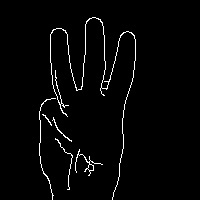
#> input picture test/test5.jpg, 200 x 200 px
$ jupyter execute --allow-errors test2.ipynb
#> lines starting #> are read from the running program, lines starting #| are printed output that depends on the picture; after the words box and inside, x2 and y2 are one past the last pixel; in counts of white or black regions, pixels touching at a corner belong together
[cell 1]
import cv2
import cv2 as cv
import numpy as np
from matplotlib import pyplot as plt
import copy as cp
import numpy as np
import math
import keras

[cell 2]
img = cv2.imread('test5.jpg')
#> img is the input picture: shape (200, 200, 3); min 0, max 255, mean 6.4
gray = cv2.cvtColor(img, cv2.COLOR_BGR2GRAY)
plt.imshow(img,cmap = 'gray')

[cell 3]
contours, hierarchy = cv2.findContours(gray, cv2.RETR_TREE, cv2.CHAIN_APPROX_SIMPLE)
#> contours = 704 contours, 688 with area under 20; largest, box (x1, y1, x2, y2) and area: (32, 16, 136, 200) 5370, (50, 28, 70, 79) 608, (39, 114, 59, 143) 292, (104, 37, 117, 62) 193, (40, 99, 59, 116) 152
#plt.imshow(contours,cmap = 'gray')

[cell 4]
img = cv2.imread('test8.jpg')
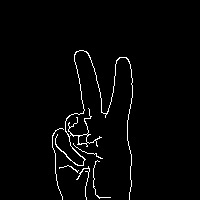
#> input picture test/test8.jpg, 200 x 200 px
#> img is the input picture: shape (200, 200, 3); min 0, max 255, mean 5.9
gray = cv2.cvtColor(img,cv2.COLOR_BGR2GRAY)
#blur = cv2.GaussianBlur(gray,(5,5),0)


gray[gray >= 128]= 255
#> gray: shape (200, 200); min 0, max 255, mean 6
gray[gray < 128] = 0
#> gray: shape (200, 200); 2.3% white in thin lines or dots, all inside (x1, y1, x2, y2) = (52, 50, 133, 200)

edges = gray
# edges = cv2.Canny(blur,255,200)
drawing = np.zeros(img.shape,np.uint8)     # Image to draw the contours
contours,hierarchy = cv2.findContours(edges,cv2.RETR_TREE,cv2.CHAIN_APPROX_SIMPLE)
#> contours = 8 contours, 6 with area under 20; largest, box (x1, y1, x2, y2) and area: (55, 50, 133, 200) 149, (78, 134, 88, 145) 69
for cnt in contours:
    hull = cv2.convexHull(cnt)
    cv2.drawContours(drawing,[cnt],0,(0,255,0),1)   # draw contours in green color
    cv2.drawContours(drawing,[hull],-1,(255,0,0),1)  # draw contours in red color
#> this loop made 8 passes
#> hull on pass 8: [[86, 134], [87, 133], [88, 134], [87, 135]]
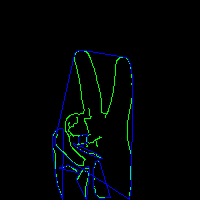
#> drawing: shape (200, 200, 3); mean of channels 0, 1, 2 5, 4.2, 0; drawn as B, G, R

plt.title('image')
plt.imshow(img,cmap = 'gray')
plt.show()
# [6 lines of commented-out code are left out]
plt.title('drawing')
plt.imshow(drawing,cmap = 'gray')
plt.show()

plt.figure(figsize=(10,10))
plt.subplot(1,2,1),plt.imshow(img,cmap = 'gray')
plt.title('Original'), plt.xticks([]), plt.yticks([])
plt.subplot(1,2,2),plt.imshow(drawing,cmap = 'gray')
plt.title('Drawing'), plt.xticks([]), plt.yticks([])
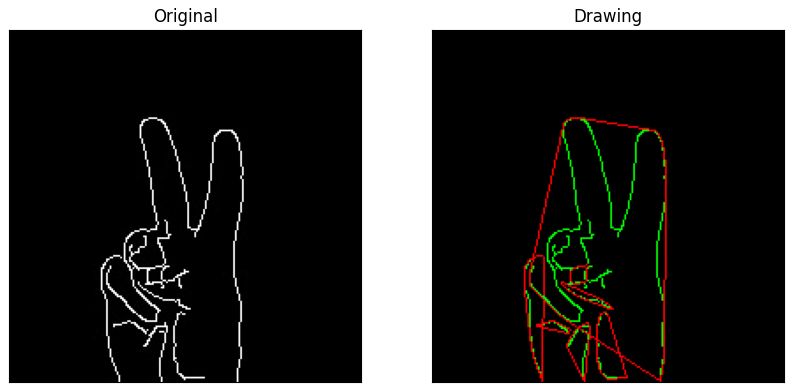
#> figure drawn by matplotlib, 2 panels

[cell 5]
def test(img):
    gray = cv2.cvtColor(img,cv2.COLOR_BGR2GRAY)

    gray[gray >= 128]= 255
    gray[gray < 128] = 0

    edges = gray
    drawing = np.zeros(img.shape,np.uint8)
    drawing2 = np.zeros(img.shape,np.uint8)# Image to draw the contours
    contours,hierarchy = cv2.findContours(edges,cv2.RETR_TREE,cv2.CHAIN_APPROX_SIMPLE)
    for cnt in contours:
        hull = cv2.convexHull(cnt)
        cv2.drawContours(drawing,[cnt],0,(0,255,0),1)   # draw contours in green color
        cv2.drawContours(drawing2,[hull],0,(255,0,0),1)  # draw contours in red color

    plt.figure(figsize=(15,15))
    plt.subplot(1,3,1),plt.imshow(img,cmap = 'gray')
    plt.title('Original'), plt.xticks([]), plt.yticks([])
    plt.subplot(1,3,2),plt.imshow(drawing,cmap = 'gray')
    plt.title('Contour'), plt.xticks([]), plt.yticks([])
    plt.subplot(1,3,3),plt.imshow(drawing2,cmap = 'gray')
    plt.title('Hull'), plt.xticks([]), plt.yticks([])

img = cv2.imread('test8.jpg')
test(img)
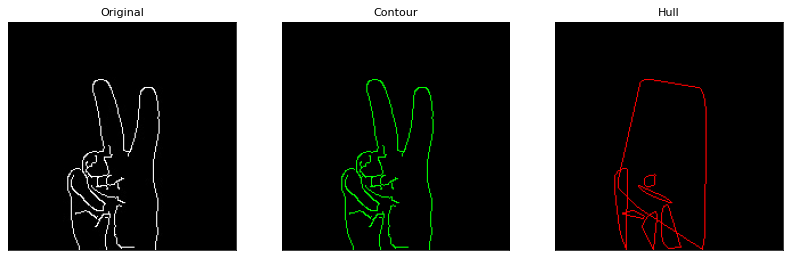
#> figure drawn by matplotlib, 3 panels

[cell 6]
img = cv2.imread('test8.jpg')
gray = cv2.cvtColor(img,cv2.COLOR_BGR2GRAY)
#blur = cv2.GaussianBlur(gray,(5,5),0)


gray[gray >= 128]= 255
gray[gray < 128] = 0

edges = gray
drawing = np.zeros(img.shape,np.uint8)
drawing2 = np.zeros(img.shape,np.uint8)# Image to draw the contours
contours,hierarchy = cv2.findContours(edges,cv2.RETR_TREE,cv2.CHAIN_APPROX_SIMPLE)

#> (the rest of this cell did not finish here and is left out)

[cell 7]
img = cv2.imread('testw.jpg')
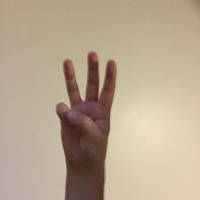
#> input picture test/testw.jpg, 200 x 200 px
#> img is the input picture: shape (200, 200, 3); mean B, G, R 142.9, 166.3, 183.8
blur = cv2.GaussianBlur(img,(5,5),0)
gray = cv2.cvtColor(blur,cv2.COLOR_BGR2GRAY)
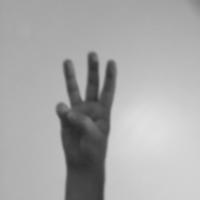
#> gray: shape (200, 200); min 43, max 223, mean 168.8


for i in range(200):
    for j in range(200):
        if(gray[i,j])>128:
            gray[i,j]=0
        else:
            gray[i,j]=255
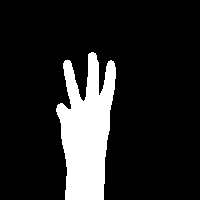
#> gray: shape (200, 200); 14.4% white; 1 white region


edges = gray
drawing = np.zeros(img.shape,np.uint8)
drawing2 = np.zeros(img.shape,np.uint8)# Image to draw the contours
contours,hierarchy = cv2.findContours(edges,cv2.RETR_TREE,cv2.CHAIN_APPROX_SIMPLE)
#> contours = 1 contour; box (x1, y1, x2, y2) and area: (56, 52, 116, 200) 5493

for cnt in contours:

    hull = cv2.convexHull(cnt,returnPoints=False)
    hull2 = cv2.convexHull(cnt)
    cv2.drawContours(drawing,[cnt],0,(0,255,0),1)   # draw contours in green color
    cv2.drawContours(drawing,[hull2],0,(255,0,0),1)  # draw contours in red color

    if len(hull) > 2:
        defects = cv2.convexityDefects(cnt, hull)
        if type(defects) != type(None):  # avoid crashing.   (BUG not found)

            count = 0
            for i in range(defects.shape[0]):  # calculate the angle
                s, e, f, d = defects[i][0]
                start = tuple(cnt[s][0])
                end = tuple(cnt[e][0])
                far = tuple(cnt[f][0])
                a = math.sqrt((end[0] - start[0]) ** 2 + (end[1] - start[1]) ** 2)
                b = math.sqrt((far[0] - start[0]) ** 2 + (far[1] - start[1]) ** 2)
                c = math.sqrt((end[0] - far[0]) ** 2 + (end[1] - far[1]) ** 2)
                angle = math.acos((b ** 2 + c ** 2 - a ** 2) / (2 * b * c))  # cosine theorem
                if angle <= math.pi / 2:  # angle less than 90 degree, treat as fingers
                    count += 1
                    cv2.circle(drawing, far, 1, [255, 0, 0], 5)
#> this loop made 1 pass
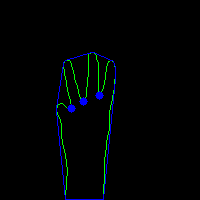
#> drawing: shape (200, 200, 3); mean of channels 0, 1, 2 3.3, 2.5, 0; drawn as B, G, R


# [7 lines of commented-out code are left out]


plt.figure(figsize=(12,12))
plt.subplot(1,2,1),plt.imshow(gray,cmap = 'gray')
plt.title('Original'), plt.xticks([]), plt.yticks([])
plt.subplot(1,2,2),plt.imshow(drawing,cmap = 'gray')
plt.title('Contour'), plt.xticks([]), plt.yticks([])
